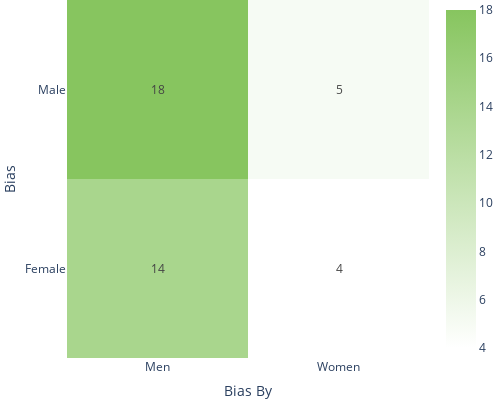

Notebook cell for this chart:
### Markdown cell above
#### Confusion matrix of biases

### Code cell
# Count unique values in 'bias' and 'bias_by' columns, ignoring 'Equal'
# Create confusion matrix, ignoring 'Equal'
conf_matrix_hu = pd.crosstab(
    df_ttest_sorted.loc[df_ttest_sorted['bias'] != 'Equal', 'bias'],
    df_ttest_sorted.loc[df_ttest_sorted['bias_by'] != 'Equal', 'bias_by']
)

# Plot confusion matrix with plotly
fig = go.Figure(data=go.Heatmap(
    z=conf_matrix_hu.values,
    x=conf_matrix_hu.columns,
    y=conf_matrix_hu.index,
    colorscale=hungarian_color_scale,
    text=conf_matrix_hu.values,
    texttemplate="%{text}",
    hovertemplate="Bias: %{y}<br>Bias By: %{x}<br>Count: %{z}<extra></extra>"
))

fig.update_layout(
    margin=dict(l=0, r=0, t=0, b=0),
    title="Confusion Matrix of Biases",
    xaxis_title="Bias By",
    yaxis_title="Bias",
    width=500,
    height=400
)

# Show
fig.show()

# Save confusion matrix as HTML and image
# fig.write_html('confusion_matrix_hu.html')
# fig.write_image('confusion_matrix_hu.png', scale=3, width=550, height=400)

### Figure 1 — Plotly figure (JSON) as saved in the notebook; plotly's stock layout.template omitted (floating-point values rounded to 4 significant figures)
{"data": [{"colorscale": [[0, "white"], [1, "#87c55f"]], "hovertemplate": "Bias: %{y}<br>Bias By: %{x}<br>Count: %{z}<extra></extra>", "text": [[14, 4], [18, 5]], "texttemplate": "%{text}", "type": "heatmap", "x": ["Men", "Women"], "y": ["Female", "Male"], "z": [[14, 4], [18, 5]]}], "layout": {"height": 400, "margin": {"b": 0, "l": 0, "r": 0, "t": 0}, "title": {"text": "Confusion Matrix of Biases"}, "width": 500, "xaxis": {"title": {"text": "Bias By"}}, "yaxis": {"title": {"text": "Bias"}}}}
